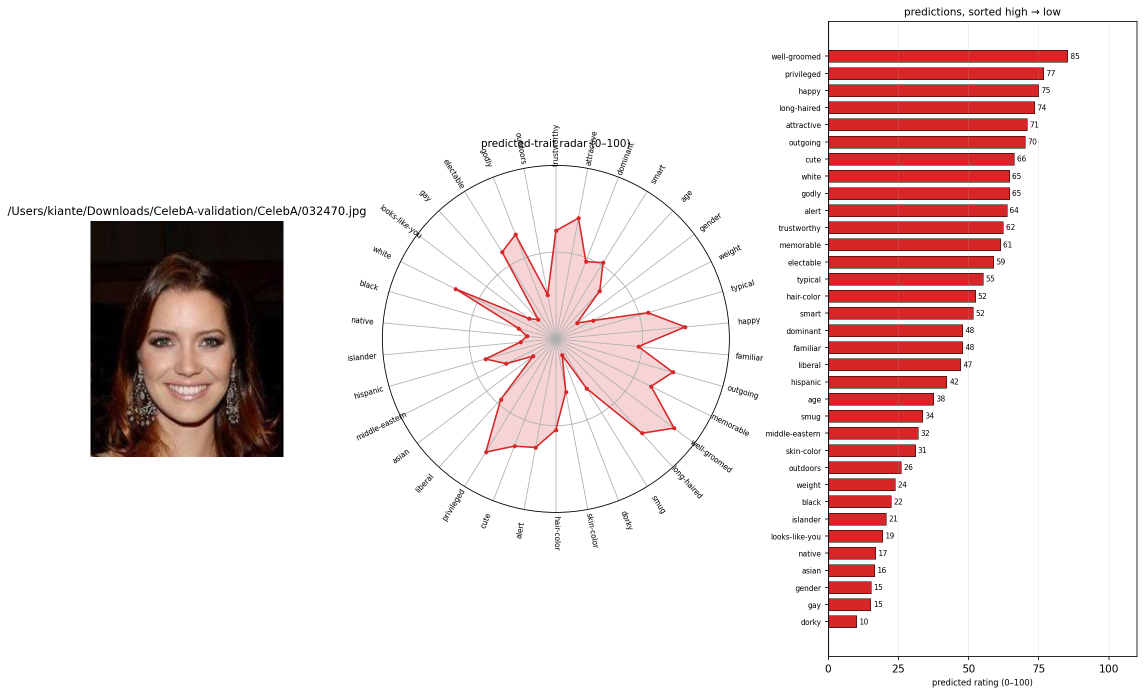
#> input picture examples/celeba_validation/diagnostics/identity_34_032470.png, 2288 x 1389 px, given in place of 1.jpg, which was not available (shown at 1/2 size)
$ python schematic.py
#> lines starting #> are read from the running program, lines starting #| are printed output that depends on the picture; pictures that were not available may be replaced by others from this repository, and a replacement may not be noted
"""Paper-ready workflow schematic for the final OMI trait model.

Output: artifacts/figures/workflow_schematic.png

Two-branch cross-model ensemble:
  image → [preprocess@518] → ViT-G/14 frozen → 10 MLP heads → mean
       → [preprocess@224] → ViT-L/14 fine-tuned (last block) + head
       → mean of the two branches → 34-d trait vector
       (horizontal-flip TTA applied at inference, averaged with original)
"""
from __future__ import annotations

import argparse
from pathlib import Path

import matplotlib.pyplot as plt
import numpy as np
from PIL import Image
from matplotlib.patches import FancyArrowPatch, FancyBboxPatch


def _box(ax, x, y, w, h, text, fc="#f5f5f5", ec="#333", fs=10, bold=False):
    ax.add_patch(FancyBboxPatch(
        (x, y), w, h,
        boxstyle="round,pad=0.002,rounding_size=0.02",
        linewidth=1.2, facecolor=fc, edgecolor=ec,
    ))
    ax.text(x + w / 2, y + h / 2, text, ha="center", va="center",
            fontsize=fs, fontweight="bold" if bold else "normal", color="#111")


def _arrow(ax, xy1, xy2, color="#222", lw=1.3):
    ax.add_patch(FancyArrowPatch(
        xy1, xy2, arrowstyle="-|>", mutation_scale=12,
        linewidth=lw, color=color, shrinkA=2, shrinkB=2,
    ))


def _stack(ax, x, y, w, h, n=10, fc="#fff1e8", ec="#b3611c"):
    dx, dy = 0.003, 0.004
    for i in range(n):
        ax.add_patch(FancyBboxPatch(
            (x + i * dx, y - i * dy), w, h,
            boxstyle="round,pad=0.002,rounding_size=0.01",
            linewidth=0.8, facecolor=fc, edgecolor=ec, alpha=0.9,
        ))


def main() -> None:
    ap = argparse.ArgumentParser(description=__doc__)
    ap.add_argument("--image", type=Path, default=Path("images/1.jpg"))
    ap.add_argument("--out", type=Path, default=Path("artifacts/figures/workflow_schematic.png"))
    args = ap.parse_args()

    fig = plt.figure(figsize=(17, 9))
    ax = fig.add_axes([0, 0, 1, 1])
    ax.set_xlim(0, 1); ax.set_ylim(0, 1); ax.axis("off")

    fig.text(0.5, 0.96, "Face → 34-d perceived-trait vector  (OMI)",
             ha="center", fontsize=15, fontweight="bold")
    fig.text(0.5, 0.925,
             "Cross-model ensemble: variance-weighted 518-px ViT-G heads  ⊕  fine-tuned ViT-L (224-px)  ⊕  horizontal-flip TTA",
             ha="center", fontsize=9, color="#555")

    # ---- Columns (x-centers) ----
    X0, X1, X2, X3, X4, X5 = 0.07, 0.21, 0.36, 0.51, 0.66, 0.81
    # ---- Two branch rows (y-centers) ----
    Y_TOP, Y_BOT = 0.67, 0.33
    Y_MERGE = 0.50

    H = 0.09; W = 0.12

    # ---- Input image ----
    ax_img = fig.add_axes([X0 - 0.06, 0.45, 0.11, 0.30])
    img = Image.open(args.image).convert("RGB").resize((220, 220))
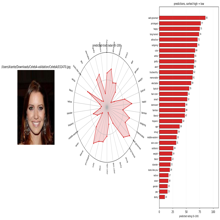
#> img: PIL image 220x220 RGB; mean R, G, B 236.5, 223, 222.6
    ax_img.imshow(img); ax_img.axis("off")
    ax_img.set_title("face image", fontsize=9)

    # Input arrow from image into the shared preprocessing hub
    _arrow(ax, (X0 + 0.06, 0.50), (X1 - W / 2, 0.50))

    # ---- Shared hub: TTA (horizontal flip + original) ----
    _box(ax, X1 - W / 2, 0.50 - H / 2, W, H,
         "test-time augmentation\norig + horizontal flip",
         fc="#eefaf4", ec="#1e8a5e", fs=8)

    # Split into two branches
    _arrow(ax, (X1 + W / 2, 0.50), (X2 - W / 2, Y_TOP))
    _arrow(ax, (X1 + W / 2, 0.50), (X2 - W / 2, Y_BOT))

    # ---- Top branch: ViT-G at 518 ----
    _box(ax, X2 - W / 2, Y_TOP - H / 2, W, H,
         "preprocess @ 518\n+\nDINOv2 ViT-G/14\n(~1.1 B, frozen)\nCLS → 1536-d",
         fc="#dde8f5", ec="#2a5dab", fs=7)
    _arrow(ax, (X2 + W / 2, Y_TOP), (X3 - W / 2, Y_TOP))

    _stack(ax, X3 - W / 2, Y_TOP - H / 2 + 0.005, W, H - 0.01, n=10)
    ax.text(X3, Y_TOP, "10 MLP heads\n(val-top-10)\nvariance-weighted MSE",
            ha="center", va="center", fontsize=7)
    _arrow(ax, (X3 + W / 2, Y_TOP), (X4 - W / 2, Y_TOP))

    _box(ax, X4 - W / 2, Y_TOP - H / 2, W, H,
         "mean over\n10 heads",
         fc="#fff1e8", ec="#b3611c", fs=8)
    _arrow(ax, (X4 + W / 2, Y_TOP), (X5 - W / 2, Y_MERGE + 0.05))

    # ---- Bottom branch: ViT-L fine-tuned ----
    _box(ax, X2 - W / 2, Y_BOT - H / 2, W, H,
         "preprocess @ 224\n+\nDINOv2 ViT-L/14\nlast-block FT\nCLS → 1024-d",
         fc="#f0e2f7", ec="#7b3fa5", fs=7)
    _arrow(ax, (X2 + W / 2, Y_BOT), (X3 - W / 2, Y_BOT))

    _box(ax, X3 - W / 2, Y_BOT - H / 2, W, H,
         "trained MLP head\n1024 → 1024 → 34",
         fc="#fff1e8", ec="#b3611c", fs=8)
    _arrow(ax, (X3 + W / 2, Y_BOT), (X4 - W / 2, Y_BOT))

    _box(ax, X4 - W / 2, Y_BOT - H / 2, W, H,
         "single\nfine-tune\nprediction",
         fc="#fff1e8", ec="#b3611c", fs=8)
    _arrow(ax, (X4 + W / 2, Y_BOT), (X5 - W / 2, Y_MERGE - 0.05))

    # ---- Merge ----
    _box(ax, X5 - W / 2, Y_MERGE - H / 2, W, H,
         "mean of the two\nbranch predictions",
         fc="#f4e1e1", ec="#a82929", fs=9, bold=True)

    # ---- Output ----
    _box(ax, 0.93, Y_MERGE - 0.05, 0.06, 0.10,
         "34-d\ntrait\nvector",
         fc="#222", ec="#000", fs=8)
    _arrow(ax, (X5 + W / 2, Y_MERGE), (0.93, Y_MERGE))

    # ---- Bottom panels ----
    y_head = 0.14; y_body = 0.10

    fig.text(0.04, y_head, "Training (heads)",
             fontsize=10, fontweight="bold", color="#333")
    fig.text(0.04, y_body,
             "• 803 train / 100 val / 101 test stimuli, seed-0 split\n"
             "• AdamW, cosine LR, batch 64, ≤ 400 epochs\n"
             "• Variance-weighted MSE: w = median(std) / per-cell std\n"
             "• Early stop on val mean Pearson r (patience 40)",
             fontsize=8, color="#222", va="top")

    fig.text(0.36, y_head, "Sweep & selection",
             fontsize=10, fontweight="bold", color="#333")
    fig.text(0.36, y_body,
             "• 62 head configs per backbone  (hidden × drop × lr × wd × seed)\n"
             "• Top-10 chosen by VALIDATION mean r  (no test peeking)\n"
             "• ViT-L fine-tune: unfreeze last block, head_lr = 10× backbone_lr\n"
             "• Unweighted averaging  (val-weighted gave Δ < 10⁻⁴)",
             fontsize=8, color="#222", va="top")

    fig.text(0.69, y_head, "Test results  (n = 101 stimuli, held out)",
             fontsize=10, fontweight="bold", color="#333")
    fig.text(0.69, y_body,
             "ViT-B baseline              0.7567\n"
             "ViT-L top-10 ensemble       0.8208\n"
             "ViT-G-224 top-10 ensemble   0.8361\n"
             "ViT-L fine-tune             0.8352\n"
             "ViT-G-518 top-10 (var-wt)   0.8475\n"
             "FINAL ensemble  (w/ TTA)    0.858",
             fontsize=8, color="#222", va="top", family="monospace")

    args.out.parent.mkdir(parents=True, exist_ok=True)
    fig.savefig(args.out, dpi=170, bbox_inches="tight", facecolor="white")
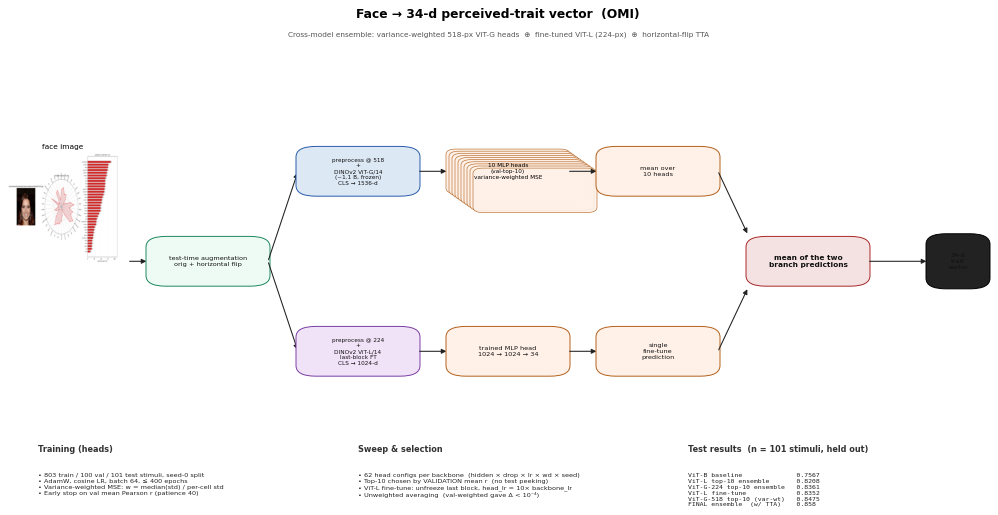
#> figure drawn by matplotlib, 2 panels
    print(f"wrote {args.out}")


if __name__ == "__main__":
    main()

$ run again, on examples/celeba_validation/diagnostics/within_identity_overlay.png
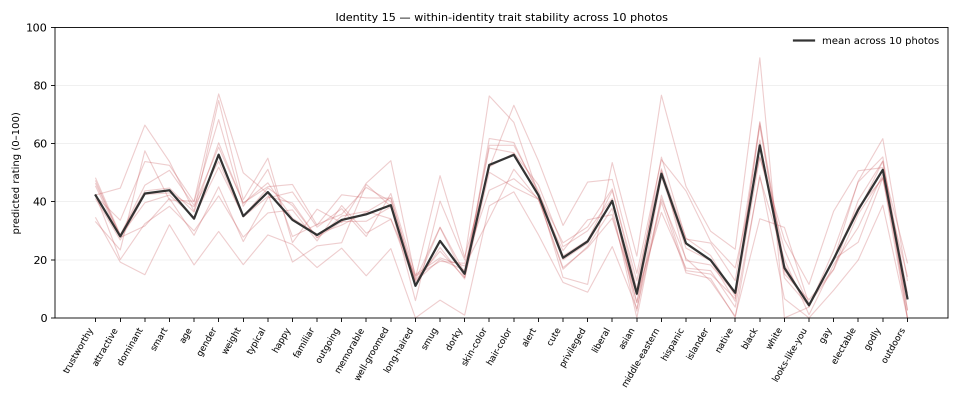
#> input picture examples/celeba_validation/diagnostics/within_identity_overlay.png, 1920 x 800 px, given in place of 1.jpg, which was not available (shown at 1/2 size)
#> in main, `img = Image.open(args.image).convert("RGB").resize((220, 220))`:
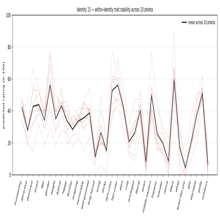
#> img: PIL image 220x220 RGB; mean R, G, B 247.5, 245.9, 245.9
#> in main, `fig.savefig(args.out, dpi=170, bbox_inches="tight", facecolor="white")`:
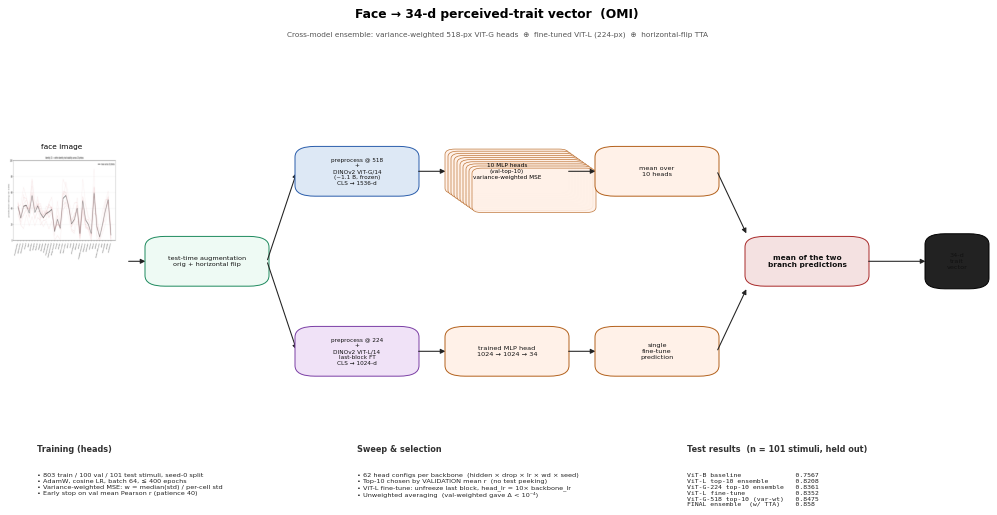
#> figure drawn by matplotlib, 2 panels
